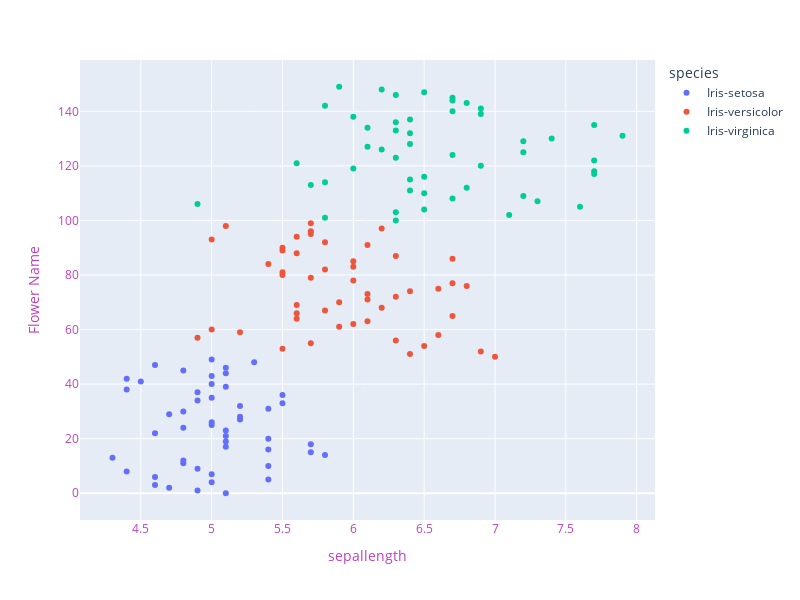

The cell this chart's notebook holds for it:
### Markdown cell above
#### Scatter plot

### Code cell
# Sepal length
fig = px.scatter(data_frame=iris, x='sepal_length',color='species')
fig.update_layout(width=800, height=600,
                xaxis=dict(title='sepallength',color="#BF40BF"),
                yaxis=dict(title="Flower Name",color="#BF40BF"))
fig.show()

### Figure 1 — Plotly figure (JSON) as saved in the notebook; plotly's stock layout.template omitted (floating-point values rounded to 4 significant figures)
{"data": [{"hovertemplate": "species=Iris-setosa<br>sepal_length=%{x}<br>index=%{y}<extra></extra>", "legendgroup": "Iris-setosa", "marker": {"color": "#636efa", "symbol": "circle"}, "mode": "markers", "name": "Iris-setosa", "orientation": "h", "showlegend": true, "type": "scatter", "x": [5.1, 4.9, 4.7, 4.6, 5, 5.4, 4.6, 5, 4.4, 4.9, 5.4, 4.8, 4.8, 4.3, 5.8, 5.7, 5.4, 5.1, 5.7, 5.1, 5.4, 5.1, 4.6, 5.1, 4.8, 5, 5, 5.2, 5.2, 4.7, 4.8, 5.4, 5.2, 5.5, 4.9, 5, 5.5, 4.9, 4.4, 5.1, 5, 4.5, 4.4, 5, 5.1, 4.8, 5.1, 4.6, 5.3, 5], "xaxis": "x", "y": [0, 1, 2, 3, 4, 5, 6, 7, 8, 9, 10, 11, 12, 13, 14, 15, 16, 17, 18, 19, 20, 21, 22, 23, 24, 25, 26, 27, 28, 29, 30, 31, 32, 33, 34, 35, 36, 37, 38, 39, 40, 41, 42, 43, 44, 45, 46, 47, 48, 49], "yaxis": "y"}, {"hovertemplate": "species=Iris-versicolor<br>sepal_length=%{x}<br>index=%{y}<extra></extra>", "legendgroup": "Iris-versicolor", "marker": {"color": "#EF553B", "symbol": "circle"}, "mode": "markers", "name": "Iris-versicolor", "orientation": "h", "showlegend": true, "type": "scatter", "x": [7, 6.4, 6.9, 5.5, 6.5, 5.7, 6.3, 4.9, 6.6, 5.2, 5, 5.9, 6, 6.1, 5.6, 6.7, 5.6, 5.8, 6.2, 5.6, 5.9, 6.1, 6.3, 6.1, 6.4, 6.6, 6.8, 6.7, 6, 5.7, 5.5, 5.5, 5.8, 6, 5.4, 6, 6.7, 6.3, 5.6, 5.5, 5.5, 6.1, 5.8, 5, 5.6, 5.7, 5.7, 6.2, 5.1, 5.7], "xaxis": "x", "y": [50, 51, 52, 53, 54, 55, 56, 57, 58, 59, 60, 61, 62, 63, 64, 65, 66, 67, 68, 69, 70, 71, 72, 73, 74, 75, 76, 77, 78, 79, 80, 81, 82, 83, 84, 85, 86, 87, 88, 89, 90, 91, 92, 93, 94, 95, 96, 97, 98, 99], "yaxis": "y"}, {"hovertemplate": "species=Iris-virginica<br>sepal_length=%{x}<br>index=%{y}<extra></extra>", "legendgroup": "Iris-virginica", "marker": {"color": "#00cc96", "symbol": "circle"}, "mode": "markers", "name": "Iris-virginica", "orientation": "h", "showlegend": true, "type": "scatter", "x": [6.3, 5.8, 7.1, 6.3, 6.5, 7.6, 4.9, 7.3, 6.7, 7.2, 6.5, 6.4, 6.8, 5.7, 5.8, 6.4, 6.5, 7.7, 7.7, 6, 6.9, 5.6, 7.7, 6.3, 6.7, 7.2, 6.2, 6.1, 6.4, 7.2, 7.4, 7.9, 6.4, 6.3, 6.1, 7.7, 6.3, 6.4, 6, 6.9, 6.7, 6.9, 5.8, 6.8, 6.7, 6.7, 6.3, 6.5, 6.2, 5.9], "xaxis": "x", "y": [100, 101, 102, 103, 104, 105, 106, 107, 108, 109, 110, 111, 112, 113, 114, 115, 116, 117, 118, 119, 120, 121, 122, 123, 124, 125, 126, 127, 128, 129, 130, 131, 132, 133, 134, 135, 136, 137, 138, 139, 140, 141, 142, 143, 144, 145, 146, 147, 148, 149], "yaxis": "y"}], "layout": {"height": 600, "legend": {"title": {"text": "species"}, "tracegroupgap": 0}, "margin": {"t": 60}, "width": 800, "xaxis": {"anchor": "y", "color": "#BF40BF", "domain": [0, 1], "title": {"text": "sepallength"}}, "yaxis": {"anchor": "x", "color": "#BF40BF", "domain": [0, 1], "title": {"text": "Flower Name"}}}}
